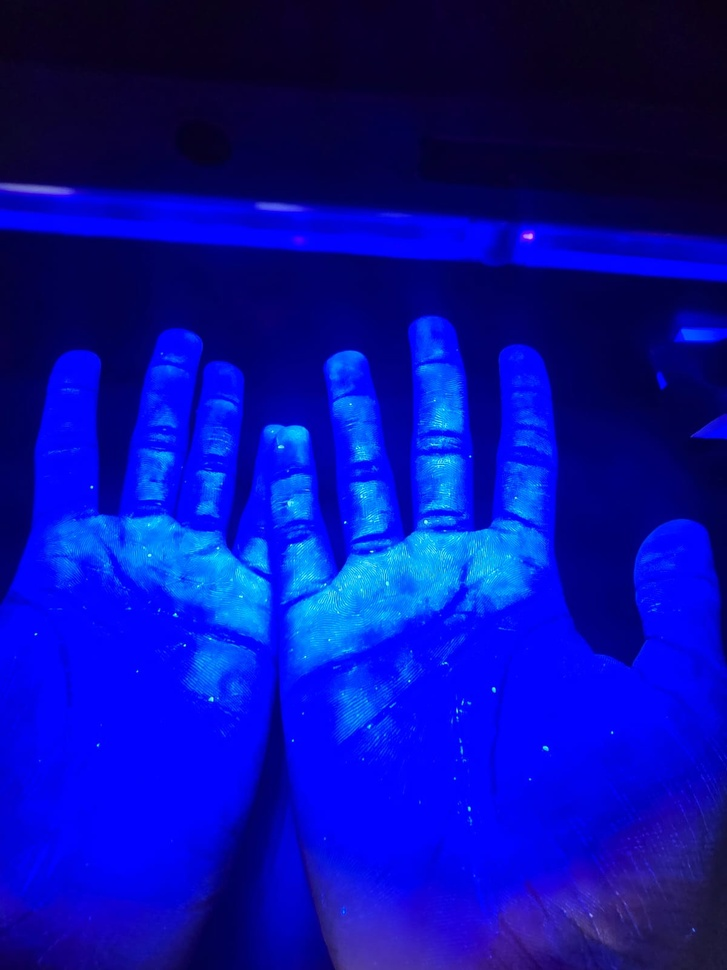
#> input picture src/IMG-20250310-WA0020.jpg, 727 x 970 px, shrunk from 1200 x 1600 before the run; its folder holds only this picture in this run
$ python prueba6.py
#> lines starting #> are read from the running program, lines starting #| are printed output that depends on the picture; after the words box and inside, x2 and y2 are one past the last pixel; in counts of white or black regions, pixels touching at a corner belong together
import cv2
import numpy as np
import os

# Lista de imágenes en la carpeta 'src'
image_files = [f for f in os.listdir('src') if f.startswith('IMG-20250310-WA') and f.endswith('.jpg')]

for image_file in image_files:
    # Cargar la imagen
    imagen = cv2.imread(os.path.join('src', image_file))
#> imagen is the input picture: shape (970, 727, 3); mean B, G, R 163.4, 13.5, 6.2

    # Convertir a espacio de color HSV para aislar la mano del fondo
    hsv = cv2.cvtColor(imagen, cv2.COLOR_BGR2HSV)
#> hsv: shape (970, 727, 3); mean H, S, V 120.2, 249.3, 163.4

    # Crear una máscara para la mano (detectando tonos más brillantes)
    lower_skin = np.array([0, 0, 20], dtype=np.uint8)
    upper_skin = np.array([190, 255, 200], dtype=np.uint8) # Detectar tonos brillantes
    mask = cv2.inRange(hsv, lower_skin, upper_skin)
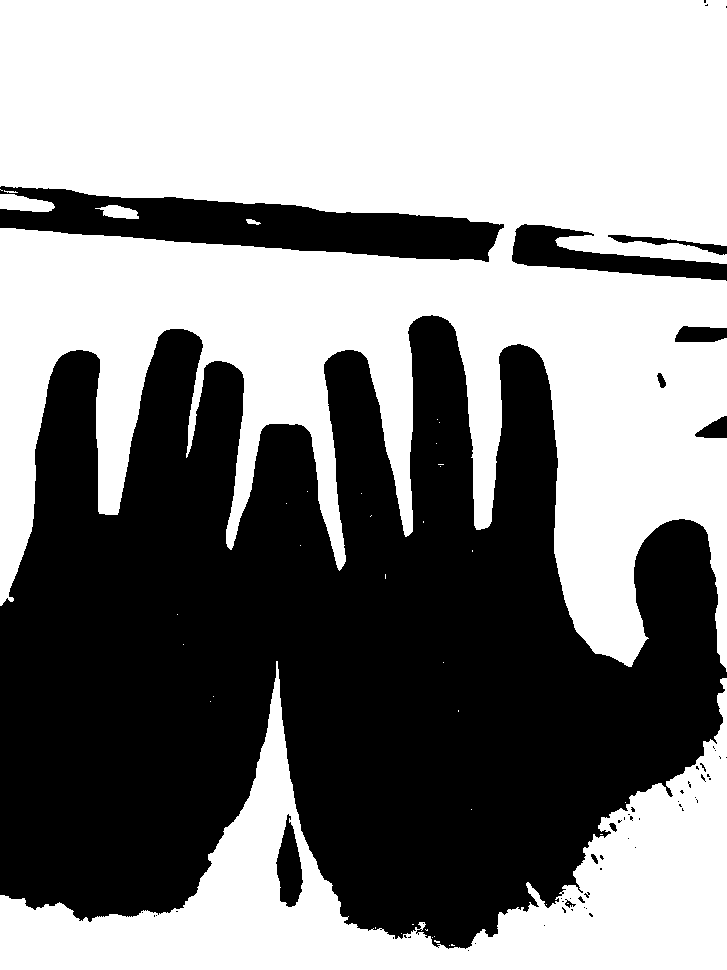
#> mask: shape (970, 727); 53.3% white; 61 black regions (49 under 20 px), largest, box (x1, y1, x2, y2) and area: (0, 315, 727, 949) 301360, (0, 186, 504, 262) 19543, (512, 224, 727, 281) 4890

    # Aplicar operaciones morfológicas para mejorar la segmentación y reducir ruido
    kernel = np.ones((5, 5), np.uint8)
    mask = cv2.morphologyEx(mask, cv2.MORPH_OPEN, kernel, iterations=3)  # Elimina pequeñas partículas de ruido
#> mask: shape (970, 727); 52.3% white; 15 black regions (8 under 20 px), largest, box (x1, y1, x2, y2) and area: (0, 315, 727, 951) 308960, (0, 186, 504, 262) 20361, (512, 224, 727, 281) 6074
    mask = cv2.morphologyEx(mask, cv2.MORPH_CLOSE, kernel, iterations=1)  # Une áreas segmentadas
#> mask: shape (970, 727); 52.3% white; 6 black regions, box (x1, y1, x2, y2) and area: (0, 316, 727, 948) 308773, (0, 186, 502, 261) 20349, (512, 225, 727, 280) 5907, (676, 326, 727, 342) 706, (697, 416, 727, 438) 437, (658, 376, 665, 387) 61

    # Aplicar la máscara a la imagen original para obtener solo la mano
    hand_only = cv2.bitwise_and(imagen, imagen, mask=mask)
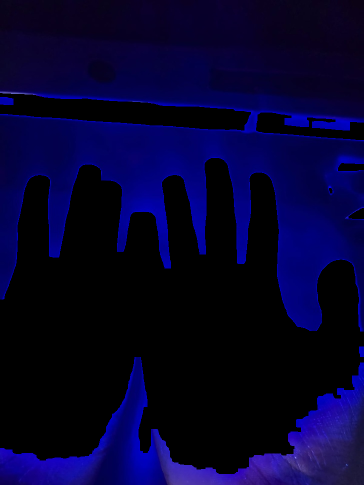
#> hand_only: shape (970, 727, 3) (shown at 1/2 size); mean B, G, R 46.8, 1.6, 4.3

    # Convertir a escala de grises
    gray_hand = cv2.cvtColor(hand_only, cv2.COLOR_BGR2GRAY)
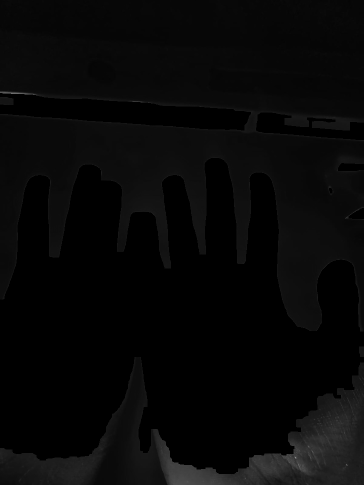
#> gray_hand: shape (970, 727) (shown at 1/2 size); min 0, max 161, mean 7.6

    # Aplicar filtro bilateral para reducir ruido sin perder bordes
    filtered = cv2.bilateralFilter(gray_hand, 9, 75, 75)

    # Aplicar detección de bordes con Canny
    # filtered = cv2.Canny(filtered, 50, 150)

    # Aplicar ecualización del histograma para mejorar el contraste
    filtered = cv2.equalizeHist(filtered)
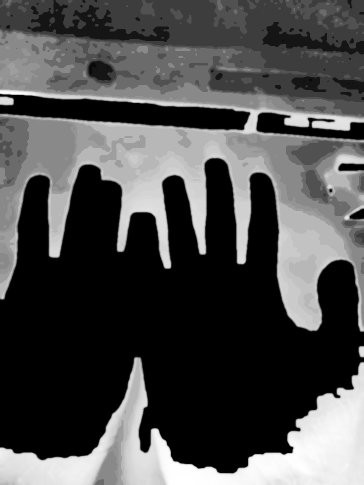
#> filtered: shape (970, 727) (shown at 1/2 size); min 0, max 255, mean 75.9

    # Aplicar un desenfoque gaussiano para reducir ruido
    blurred = cv2.GaussianBlur(filtered, (5, 5), 0)

    # Aplicar un umbral para detectar las áreas fluorescentes
    _, fluorescence = cv2.threshold(blurred, 155, 255, cv2.THRESH_BINARY)
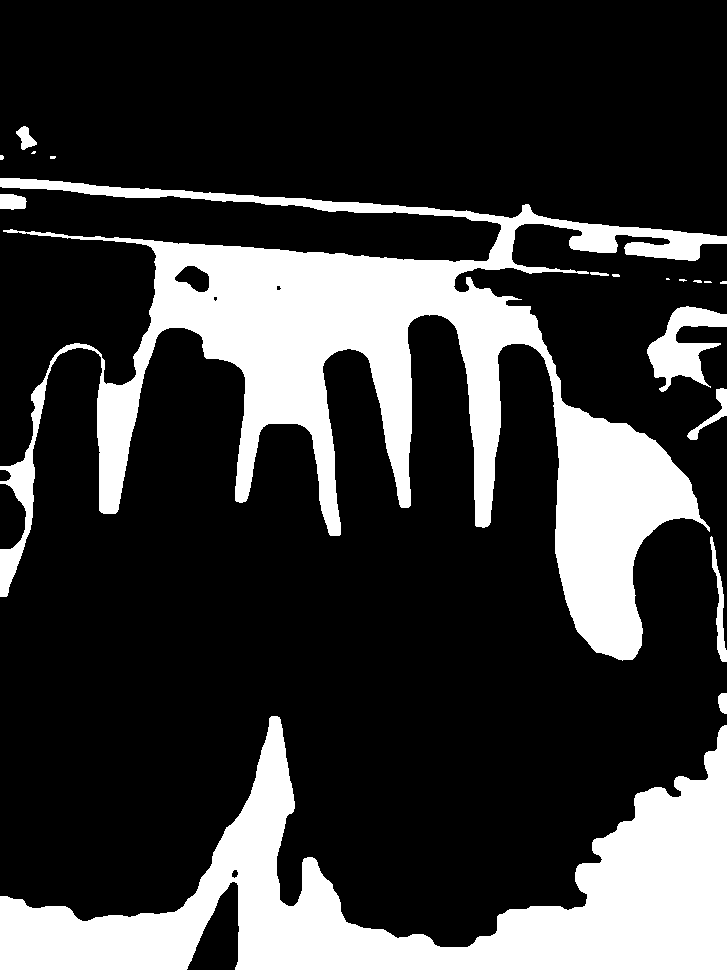
#> fluorescence: shape (970, 727); 22.8% white; 18 white regions (7 under 20 px)

    # Encontrar contornos de la fluorescencia
    contours, _ = cv2.findContours(fluorescence, cv2.RETR_EXTERNAL, cv2.CHAIN_APPROX_SIMPLE)
#> contours = 18 contours, 9 with area under 20; largest, box (x1, y1, x2, y2) and area: (0, 178, 727, 661) 88576, (0, 716, 727, 970) 63458, (647, 306, 727, 392) 2994, (710, 536, 727, 662) 575, (687, 388, 727, 440) 404

    # Filtrar contornos pequeños para evitar ruido
    min_contour_area = 300
    filtered_contours = [cnt for cnt in contours if cv2.contourArea(cnt) > min_contour_area]
#> filtered_contours = 6 contours; box (x1, y1, x2, y2) and area: (0, 178, 727, 661) 88576, (0, 716, 727, 970) 63458, (647, 306, 727, 392) 2994, (710, 536, 727, 662) 575, (687, 388, 727, 440) 404, (0, 194, 27, 210) 330

    # Dibujar los contornos en la imagen original
    cv2.drawContours(imagen, filtered_contours, -1, (0, 255, 0), 3)
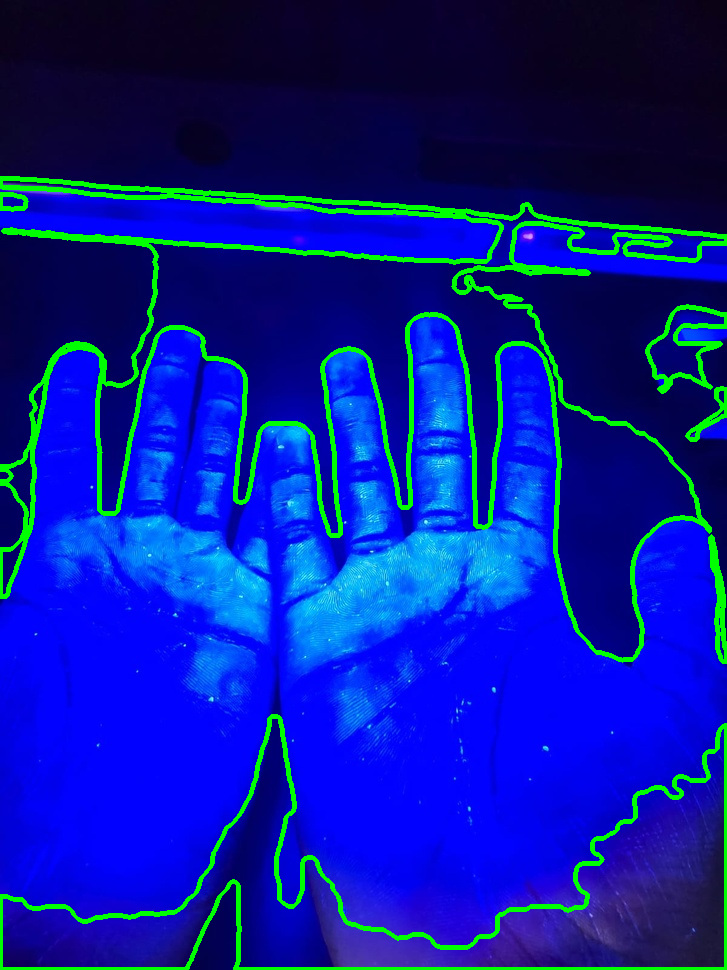
#> imagen: shape (970, 727, 3); 6.23% of pixels changed, all inside (x1, y1, x2, y2) = (0, 176, 727, 970)

    # Mostrar resultados
    # cv2.namedWindow('Silueta de la Mano', cv2.WINDOW_NORMAL)
    cv2.imwrite(f'silueta_mano_{image_file}', gray_hand)

    # cv2.namedWindow('Detección de Negros Y Blancos', cv2.WINDOW_NORMAL)
    cv2.imwrite(f'deteccion_BW_{image_file}', fluorescence)

    # cv2.namedWindow('Contornos de Fluorescencia', cv2.WINDOW_NORMAL)
    cv2.imwrite(f'contornos_{image_file}', imagen)

    # cv2.namedWindow('Detección de Negros Y Blancos', cv2.WINDOW_NORMAL)
    cv2.imwrite('deteccion_BW.png', fluorescence)

    # cv2.namedWindow('Contornos de Fluorescencia', cv2.WINDOW_NORMAL)
    cv2.imwrite('contornos.png', imagen)

    # Esperar una tecla antes de procesar la siguiente imagen
    # cv2.waitKey(0)

cv2.destroyAllWindows()

$ run again, on src/IMG-20250310-WA0024.jpg
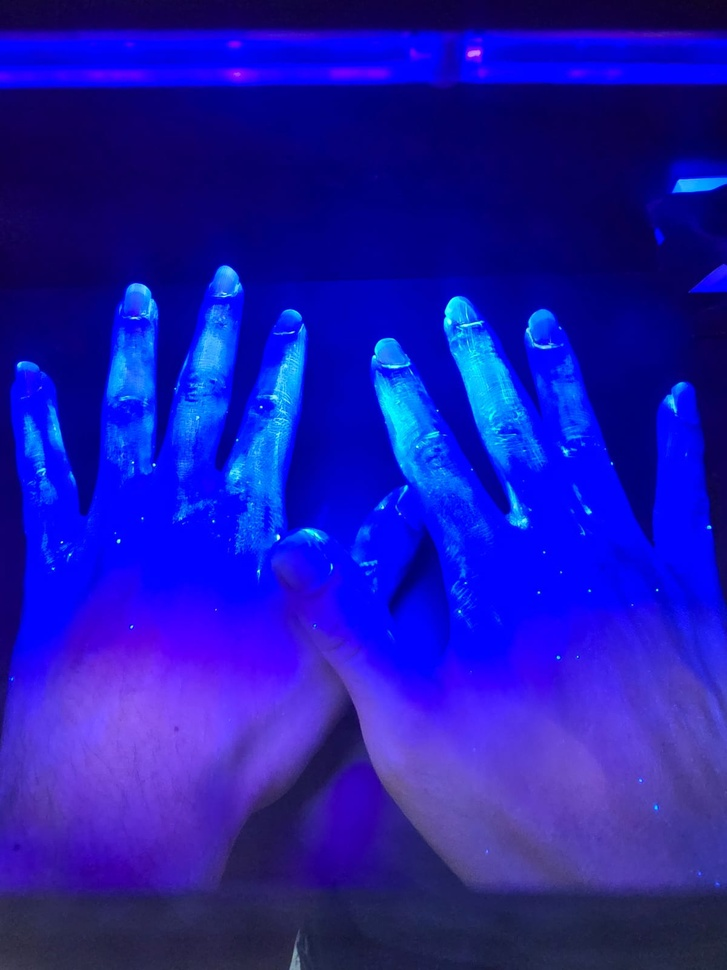
#> input picture src/IMG-20250310-WA0024.jpg, 727 x 970 px, shrunk from 1200 x 1600 before the run
#> imagen is the input picture: shape (970, 727, 3); mean B, G, R 172.1, 22.7, 28.2
#> hsv: shape (970, 727, 3); mean H, S, V 121.7, 227.8, 172.1
#> `mask = cv2.inRange(hsv, lower_skin, upper_skin)`:
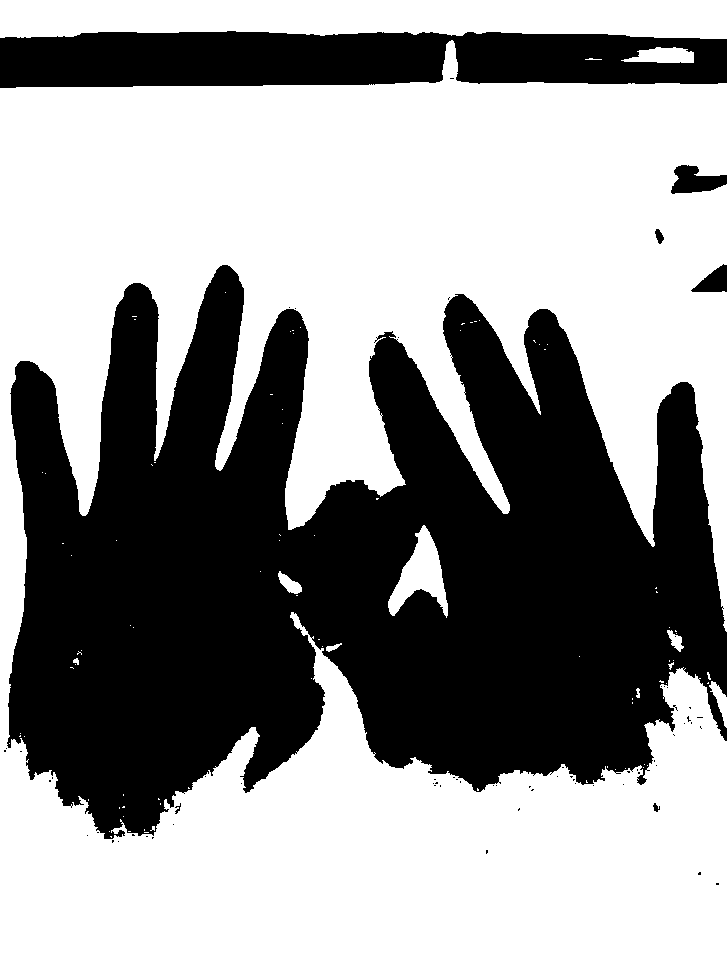
#> mask: shape (970, 727); 58.4% white; 67 black regions (60 under 20 px), largest, box (x1, y1, x2, y2) and area: (7, 265, 727, 839) 256116, (0, 31, 727, 88) 35259, (671, 165, 727, 194) 1013
#> fluorescence: shape (970, 727); 24% white; 17 white regions (4 under 20 px)
#> contours = 17 contours, 6 with area under 20; largest, box (x1, y1, x2, y2) and area: (0, 656, 727, 970) 147328, (272, 279, 472, 522) 17202, (513, 29, 727, 38) 872, (0, 28, 96, 36) 371, (435, 62, 456, 88) 254
#> filtered_contours = 4 contours; box (x1, y1, x2, y2) and area: (0, 656, 727, 970) 147328, (272, 279, 472, 522) 17202, (513, 29, 727, 38) 872, (0, 28, 96, 36) 371
#> `cv2.drawContours(imagen, filtered_contours, -1, (0, 255, 0), 3)`:
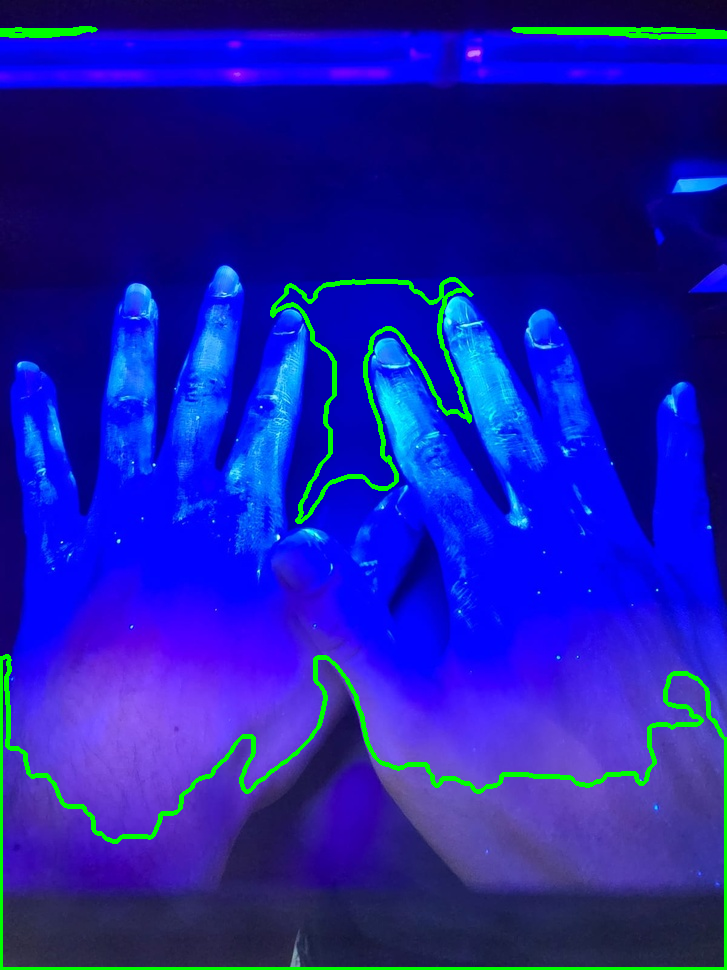
#> imagen: shape (970, 727, 3); 2.57% of pixels changed, all inside (x1, y1, x2, y2) = (0, 26, 727, 970)

$ run again, on src/IMG-20250310-WA0025.jpg
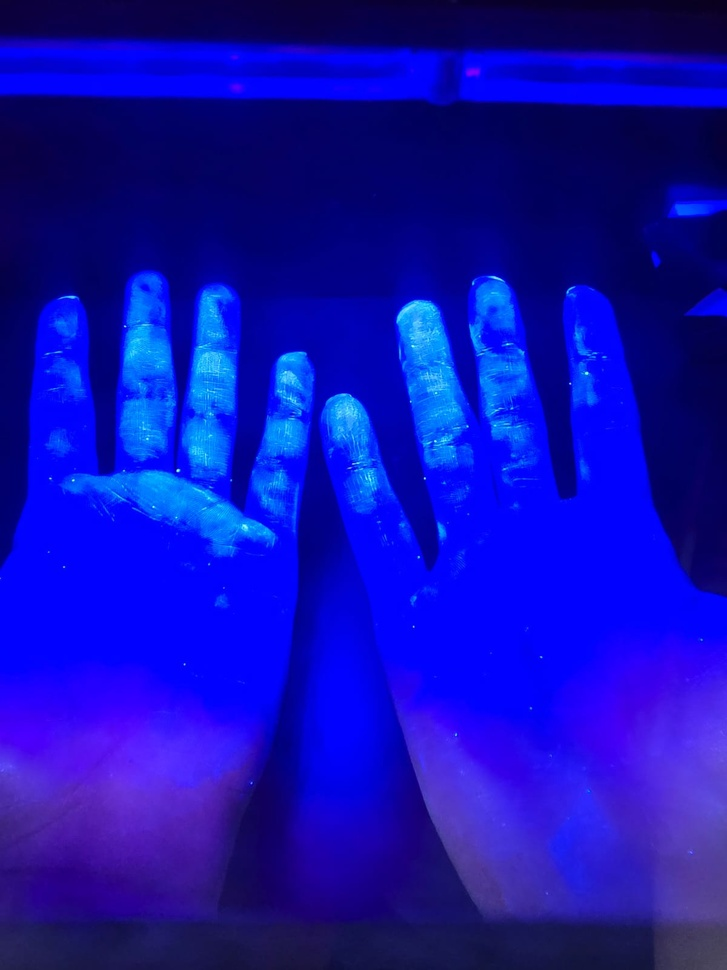
#> input picture src/IMG-20250310-WA0025.jpg, 727 x 970 px, shrunk from 1200 x 1600 before the run
#> imagen is the input picture: shape (970, 727, 3); mean B, G, R 176.7, 14.7, 15.9
#> hsv: shape (970, 727, 3); mean H, S, V 120.8, 242.8, 176.7
#> `mask = cv2.inRange(hsv, lower_skin, upper_skin)`:
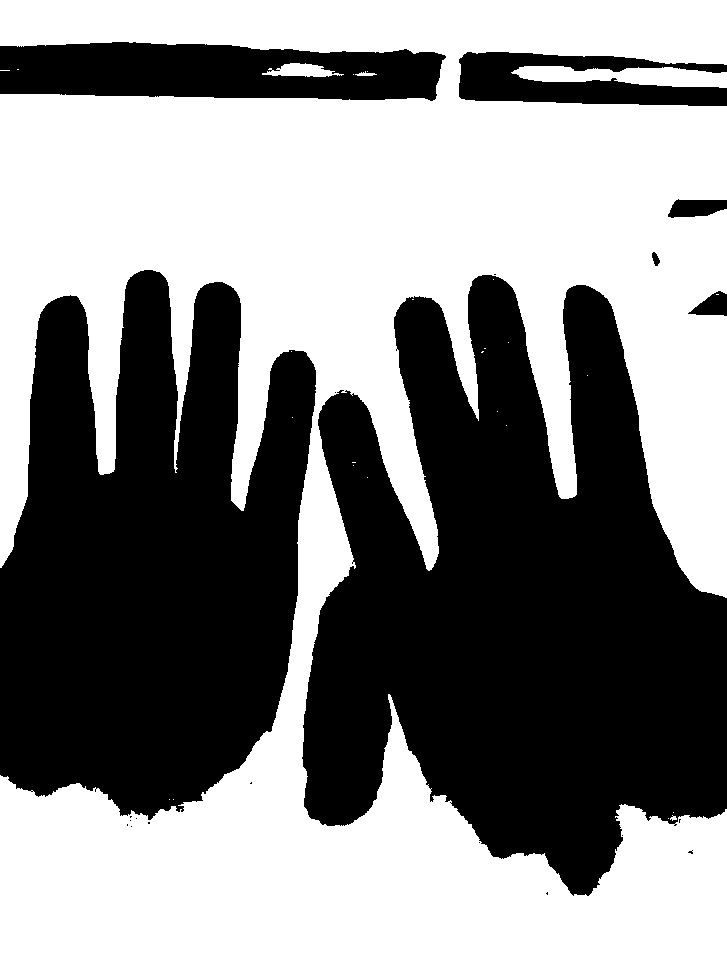
#> mask: shape (970, 727); 53.8% white; 21 black regions (14 under 20 px), largest, box (x1, y1, x2, y2) and area: (302, 275, 727, 896) 169107, (0, 270, 316, 820) 125103, (0, 42, 446, 101) 21118
#> fluorescence: shape (970, 727); 22.3% white; 34 white regions (12 under 20 px)
#> contours = 34 contours, 16 with area under 20; largest, box (x1, y1, x2, y2) and area: (0, 448, 727, 970) 122310, (173, 236, 514, 557) 25804, (509, 48, 727, 63) 1162, (626, 70, 727, 86) 1148, (433, 48, 487, 106) 917
#> filtered_contours = 12 contours; largest, box (x1, y1, x2, y2) and area: (0, 448, 727, 970) 122310, (173, 236, 514, 557) 25804, (509, 48, 727, 63) 1162, (626, 70, 727, 86) 1148, (433, 48, 487, 106) 917
#> `cv2.drawContours(imagen, filtered_contours, -1, (0, 255, 0), 3)`:
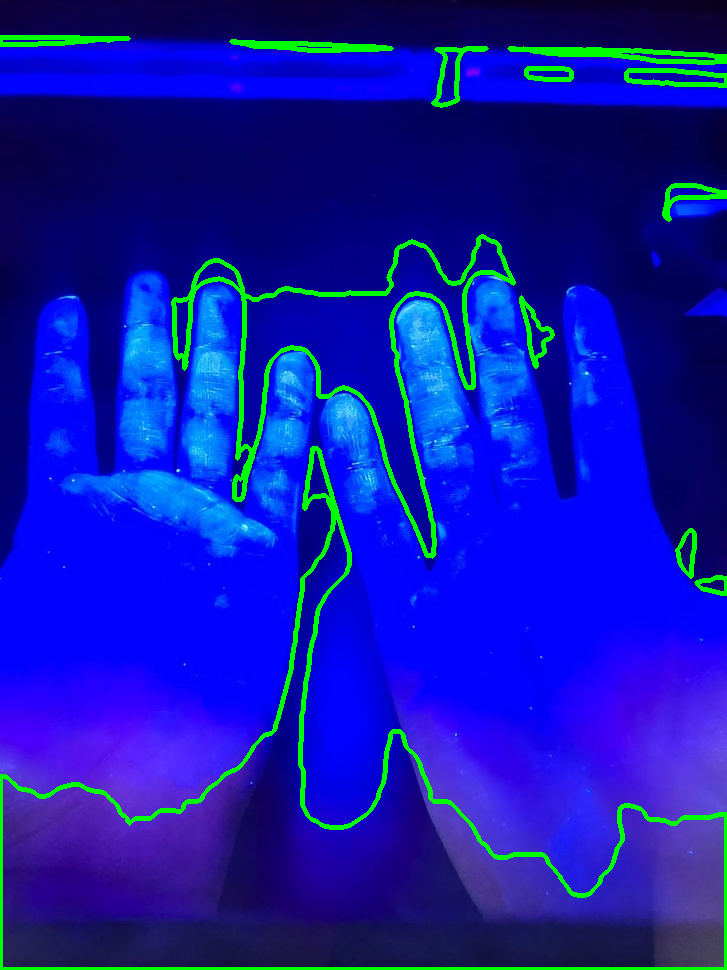
#> imagen: shape (970, 727, 3); 4.19% of pixels changed, all inside (x1, y1, x2, y2) = (0, 35, 727, 970)
